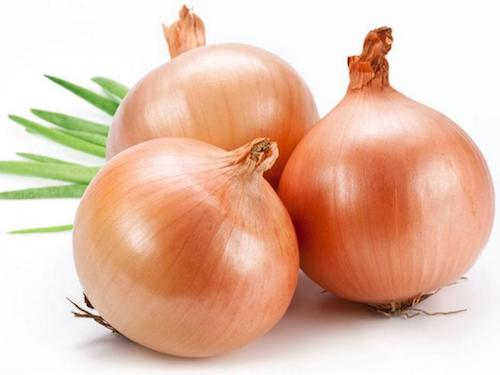
#> input picture onion2.jpg, 500 x 375 px
$ python circle_detector.py
#> lines starting #> are read from the running program, lines starting #| are printed output that depends on the picture
import cv2
import numpy as np
import matplotlib.pyplot as plt
import time

class CircleDetector:
    def __init__(self):
        self.resize_x = 300

    def detect(self, path):
        img = cv2.imread(path,0)
        img = cv2.medianBlur(img,5)
        height, width = img.shape[:2]

        ratio = max(height//self.resize_x, 1)
        small = cv2.resize(img, (int(width / ratio), int(height / ratio)), interpolation = cv2.INTER_CUBIC)
        circles = cv2.HoughCircles(small,cv2.HOUGH_GRADIENT,1,20,
                                    param1=50,param2=30,minRadius=0,maxRadius=0)
        circles = np.uint16(np.around(circles))
        return (circles[0,0] * ratio).astype(int)

if __name__ == '__main__':
    img = cv2.imread('onion2.jpg',0)
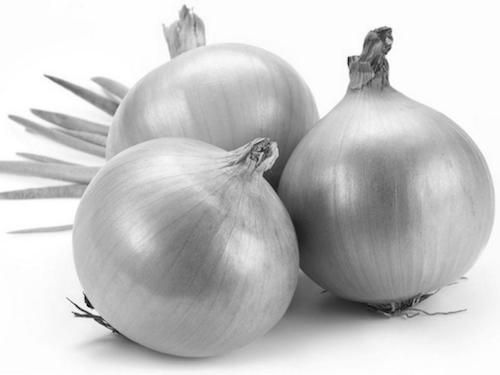
#> img: shape (375, 500); min 7, max 255, mean 199.8
    img = cv2.medianBlur(img,5)
    cimg = cv2.cvtColor(img,cv2.COLOR_GRAY2BGR)
    circles = cv2.HoughCircles(img,cv2.HOUGH_GRADIENT,1,20,
                                param1=50,param2=30,minRadius=0,maxRadius=0)
#> circles = 157 rows, first 8: [393.5, 202.5, 101], [179.5, 241.5, 107.9], [199.5, 213.5, 142.8], [373.5, 221.5, 128.4], [169.5, 266.5, 129.4], [211.5, 232.5, 140.3], [190.5, 259.5, 107.5], [226.5, 138.5, 96.6]
    circles = np.uint16(np.around(circles))
#> circles = 157 rows, first 8: [394, 202, 101], [180, 242, 108], [200, 214, 143], [374, 222, 128], [170, 266, 129], [212, 232, 140], [190, 260, 108], [226, 138, 97]
    for i in circles[0,:]:
        # draw the outer circle
        cv2.circle(cimg,(i[0],i[1]),i[2],(0,255,0),2)
        # draw the center of the circle
        cv2.circle(cimg,(i[0],i[1]),2,(0,0,255),3)
#> this loop made 157 passes
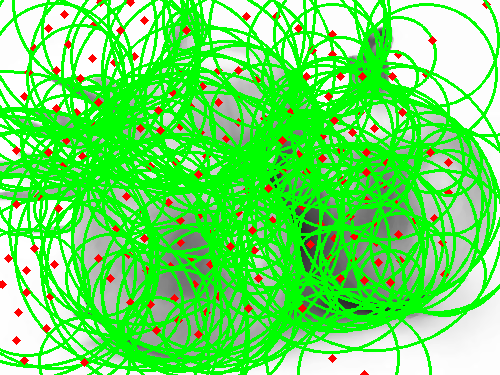
#> cimg: shape (375, 500, 3); mean B, G, R 96.1, 230.5, 102.5
    plt.imshow(cimg)
    plt.show()

$ run again, with apple.jpg copied over onion2.jpg
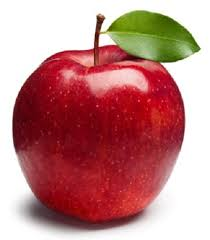
#> input picture apple.jpg, 210 x 240 px
#> `img = cv2.imread('onion2.jpg',0)`:
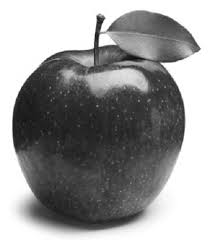
#> img: shape (240, 210); min 6, max 255, mean 151.1
#> `circles = cv2.HoughCircles(img,cv2.HOUGH_GRADIENT,1,20, param1=50,para..`: circles = 19 rows, first 8: [98.5, 127.5, 86.7], [91.5, 149.5, 73.2], [119.5, 144.5, 113.5], [72.5, 128.5, 107.8], [115.5, 115.5, 68.4], [140.5, 51.5, 41.1], [86.5, 111.5, 66.8], [118.5, 166.5, 48.5]
#> `circles = np.uint16(np.around(circles))`: circles = 19 rows, first 8: [98, 128, 87], [92, 150, 73], [120, 144, 114], [72, 128, 108], [116, 116, 68], [140, 52, 41], [86, 112, 67], [118, 166, 48]
#> the loop `for i in circles[0,:]:` made 19 passes
#> after the loop `for i in circles[0,:]:`:
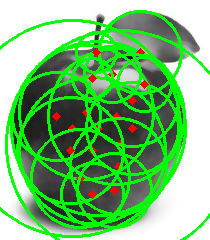
#> cimg: shape (240, 210, 3); mean B, G, R 120.1, 189.1, 123
